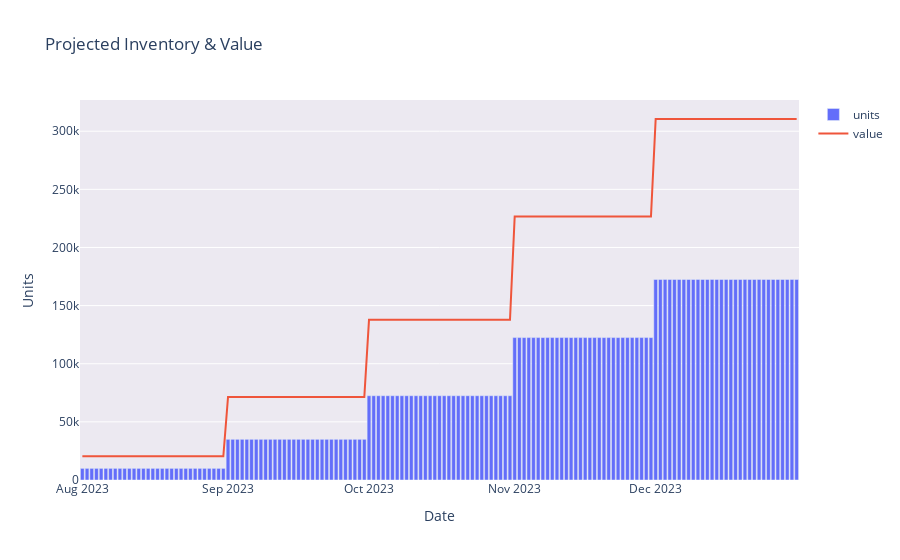

Notebook source saved alongside this figure:
### Markdown cell above
We can cost the inventory based on the projected CPU for this case.

### Code cell
# CPU taken from local data (calculated with production calculator)
cpu_df = pd.read_excel('../../data/imports/excel/projected_cpu.xlsx')
projected_inventory_df['value'] = projected_inventory_df['inventory'] * cpu_df['projected_cpu']
inventory_fig = go.Figure(data=go.Bar(x=projected_inventory_df['date'], y=projected_inventory_df['inventory'], name='units'))
inventory_fig.add_trace(go.Scatter(x=projected_inventory_df['date'], y=projected_inventory_df['value'], mode='lines', name='value'))
inventory_fig.update_layout(plot_bgcolor='#ece9f1')
inventory_fig.update_layout(title='Projected Inventory & Value', xaxis_title='Date', yaxis_title='Units')
inventory_fig.show()

### Figure 1 — Plotly figure (JSON) as saved in the notebook; plotly's stock layout.template omitted (floating-point values rounded to 4 significant figures; data arrays with more than 128 entries replaced by an {"elided": "..."} marker saying what was removed)
{"data": [{"name": "units", "type": "bar", "x": {"elided": "153 str values"}, "y": {"elided": "153 int values"}}, {"mode": "lines", "name": "value", "type": "scatter", "x": {"elided": "153 str values"}, "y": {"elided": "153 int values"}}], "layout": {"plot_bgcolor": "#ece9f1", "title": {"text": "Projected Inventory & Value"}, "xaxis": {"title": {"text": "Date"}}, "yaxis": {"title": {"text": "Units"}}}}
